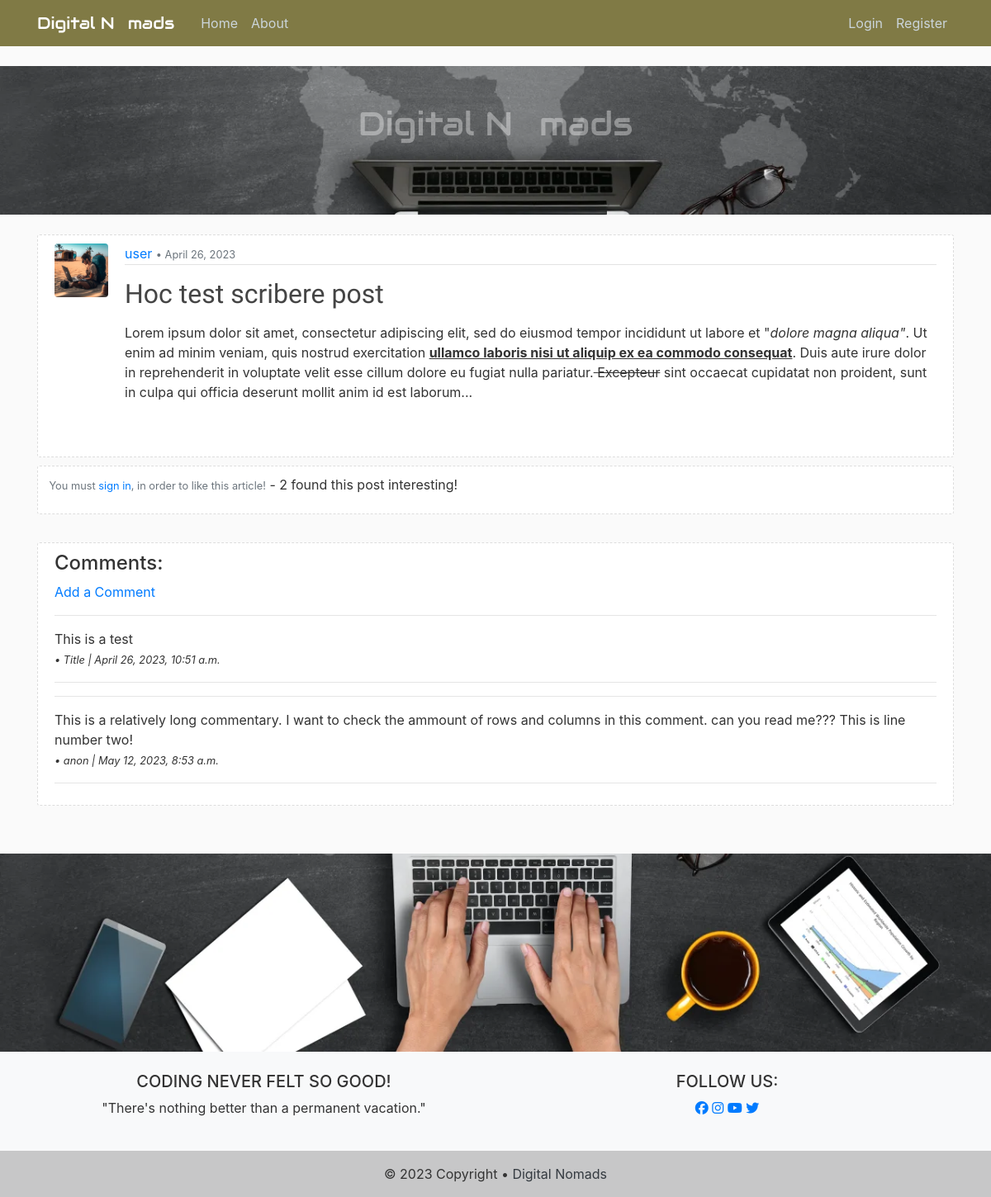
/post/44/, run on the app's committed database.
### blog/models.py (models this page shows, shortened)
class Post(models.Model):
    title = models.CharField(max_length=150)                    # Title field for 150 characters
    content = RichTextField(blank=True, null=True)                                # Text field
    date_posted = models.DateTimeField(default=timezone.now)    # Time Stamp for the defaults Time Zone
    author = models.ForeignKey(User, on_delete=models.CASCADE)  # User if User gets delete, so are its Posts
    likes = models.ManyToManyField(User, related_name='posts')
    def total_likes(self):
        return self.likes.count()

class Comment(models.Model):
    post = models.ForeignKey(Post, related_name="comments", on_delete=models.CASCADE)
    body = models.TextField()
    date_commented = models.DateTimeField(auto_now_add=True)
    name = models.CharField(max_length=50)

### users/models.py (models this page shows, shortened)
class Profile(models.Model):
    user = models.OneToOneField(User, on_delete=models.CASCADE)
    image = models.ImageField(default='default.png', upload_to='profile_img')

### blog/views.py (the view)
# urls.py: path('post/<int:pk>/', PostDetailView.as_view(), name='post-detail'),
class PostDetailView(DetailView):
    model = Post
    def get_context_data(self, *args, **kwargs):
        context = super(PostDetailView, self).get_context_data(*args, **kwargs)
        click = get_object_or_404(Post, id=self.kwargs['pk'])
        total_likes = click.total_likes()
        liked = False
        if click.likes.filter(id=self.request.user.id).exists():
            liked = True
        context["total_likes"] = total_likes
        context["liked"] = liked
        return context

### blog/templates/blog/post_detail.html (shortened to what this page needs)
{% extends "blog/base.html" %}
{% block content %}
    <br>
    <article class="media panels">
        <img class="rounded img-frame" src="{{ object.author.profile.image.url }}" alt="Users Profile image">
        <div class="media-body">
            <div class="post-panel">
                    <a href="{% url 'post-user' object.author.username %}">{{ object.author }}</a>
                    <small class="text-muted"> • {{ object.date_posted|date:"N d, Y" }}</small>
            </div>
            <div>
                <h2 class="title">{{ object.title }}</h2>
                <p class="post-content">{{ object.content|safe }}</p>
            </div>
        </div>
    </article>
    <section>
        <div class="container panels">
            <div class="row">
                    <pre> </pre>
                <form action="{% url 'like-post' post.pk %}" method="POST">
                    {% if user.is_authenticated %}
                        {% if liked %}
                        <button class="btn btn-outline-danger panels" type="submit" name="post_id" value="{{ post.id }}"><i class="fa-solid fa-heart"></i></button>
                        {% else %}
                            <button class="btn btn-outline-danger panels" type="submit" name="post_id" value="{{ post.id }}"><i class="fa-regular fa-heart"></i></button>
                        {% endif %}
                    {% else %}
                        <small class="text-muted">You must <a href="{% url 'login' %}">sign in</a>, in order to like this article!</small>
                    {% endif %}
                        - {{ total_likes }} found this post interesting!
                </form>
            </div>
        </div>
        <br>
    </section>
    <section class="panels">
        <h4>Comments:</h4>
        {% if not post.comments.all %}
            <em>No Comments...</em>
            <br>
            <a href="{% url 'post-comment' post.pk %}">Add a Comment</a>
        {% else %}
            <a href="{% url 'post-comment' post.pk %}">Add a Comment</a>
                {% for comment in post.comments.all %}
                <hr>
                {{ comment.body}}
                <br>
                <small>
                    <em>• {{ comment.name }} | {{ comment.date_commented}}</em>
                </small>
                <hr>
            {% endfor %}
        {% endif %}
    </section>
    <br>
    <br>
{% endblock %}

### blog/static/css/style.css (style rules this page uses)
body { background: #fafafa; color: #333333; margin-top: 5rem; }
.panels { background: #ffffff; padding: 10px 20px; border: 1px dashed #dddddd; border-radius: 3px; margin-bottom: 10px; }
.post-panel { color: #000000; padding-bottom: 1px; margin-bottom: 4px; border-bottom: 1px solid #e3e3e3 }
h1, h2, h3 { font-family: 'Staatliches', sans-serif; color: #444444; margin-top: 1rem; }
.post-content { white-space: pre-line; }
.img-frame { height: 65px; width: 65px; margin-right: 20px; }

### data on the page
Post: author.profile.image (placeholder picture), author "user", date_posted "April 26, 2023", title "Hoc test scribere post", content "Lorem ipsum dolor sit amet, consectetur adipiscing elit, sed do eiusmod tempor incididunt ut labore et \" dolore magna aliqua\" . Ut enim ad minim veniam, quis nostrud exercitation ullamco laboris nisi ut aliquip ex ea commodo consequat . Duis aute irure dolor in reprehenderit in voluptate velit esse cillum dolore eu fugiat nulla pariatur. Excepteur sint occaecat cupidatat non proident, sunt in culpa qui officia deserunt mollit anim id est laborum..."
Comment: body "This is a test", name "Title", date_commented "April 26, 2023, 10:51 a.m."
Comment: body "This is a relatively long commentary. I want to check the ammount of rows and columns in this comment. can you read me??? This is line number two!", name "anon", date_commented "May 12, 2023, 8:53 a.m."

### other printed values
{{ total_likes }} "2"
